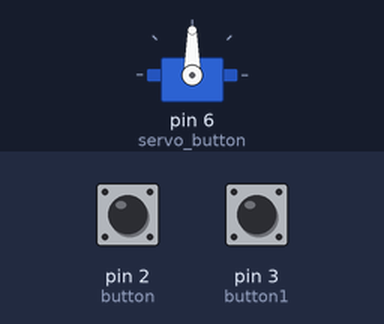
Recording of a sketch running on a simulated Arduino Uno, built with avr-gcc and run on an emulated ATmega328P. On the bench: servo. Inputs (shaded band) come from the test bench; at power-on: pin 2 (button) HIGH, pin 3 (button1) HIGH.

Above: at 1.2 s.
1.3 s: pin 2 (button) pulled LOW for 1 s
At 3.2 s:
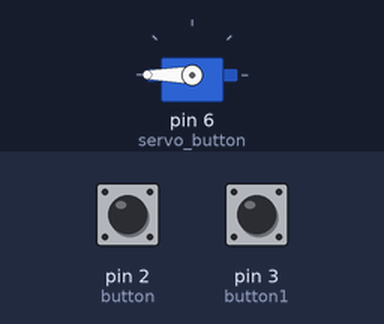
3.8 s: pin 3 (button1) pulled LOW for 1 s
At 6.0 s:
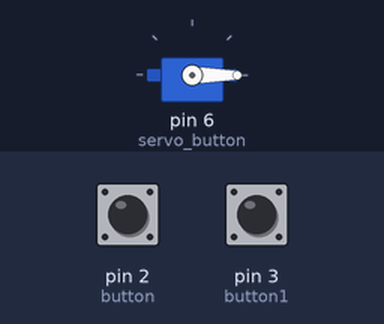
6.3 s: pin 2 (button) pulled LOW for 0.15 s
At 7.6 s:
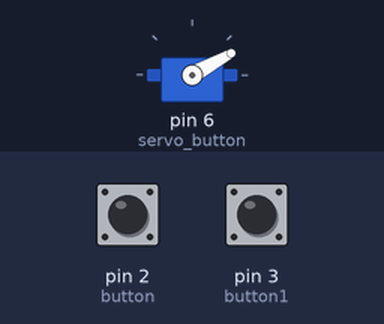
7.9 s: pin 2 (button) pulled LOW for 3.2 s
12.6 s: pin 3 (button1) pulled LOW for 3.2 s
Timing chart, 0 to 17.3 s (numbered marks = the images above; inputs shaded):
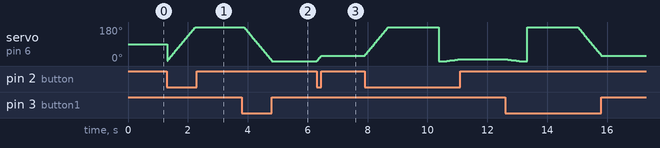

The sketch:

Input_Output.ino
```cpp
int button = 2;
int button1 = 3;
int servo_button = 6;
#include <Servo.h>

Servo servo;
int pos = 0;

void setup() {
  servo.attach(servo_button);
  pinMode(button, INPUT_PULLUP);
  pinMode(button1, INPUT_PULLUP);
}

void loop() {
  // put your main code here, to run repeatedly:
  Serial.println(digitalRead(button));
  Serial.println(digitalRead(button1));
  if (digitalRead(button) == 0) {
    pos++;
    delay(5);
    servo.write(pos);
  }
  if (digitalRead(button1) == 0) {
    pos--;
    delay(5);
    servo.write(pos);
  }
}
```

Measured:
- after the input at 3.8 s, servo on pin 6 (servo_button): moves from 180° to 0° over 0.94 s, starting after 0.06 s
- after the input at 6.3 s, servo on pin 6 (servo_button): 0° → 29° at once
